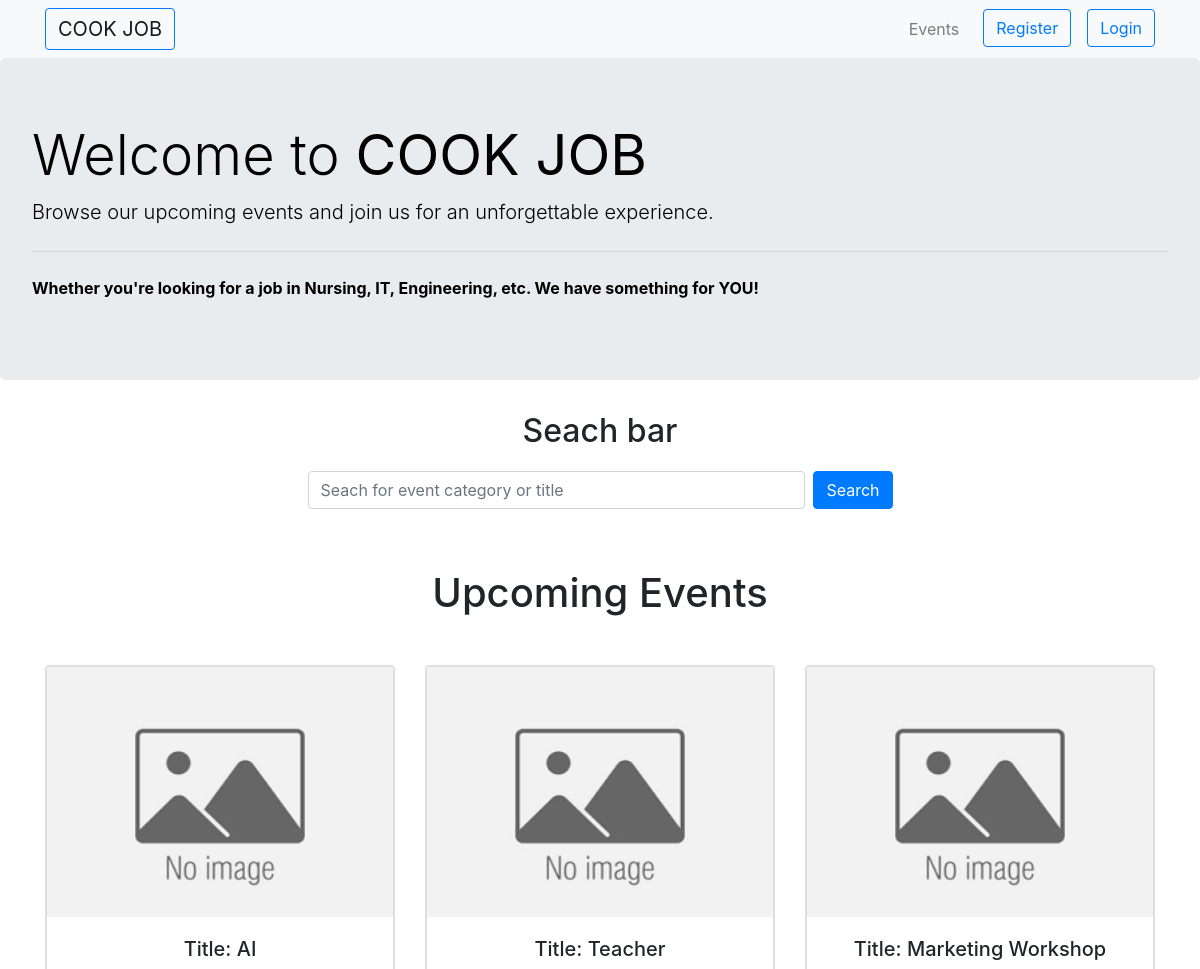
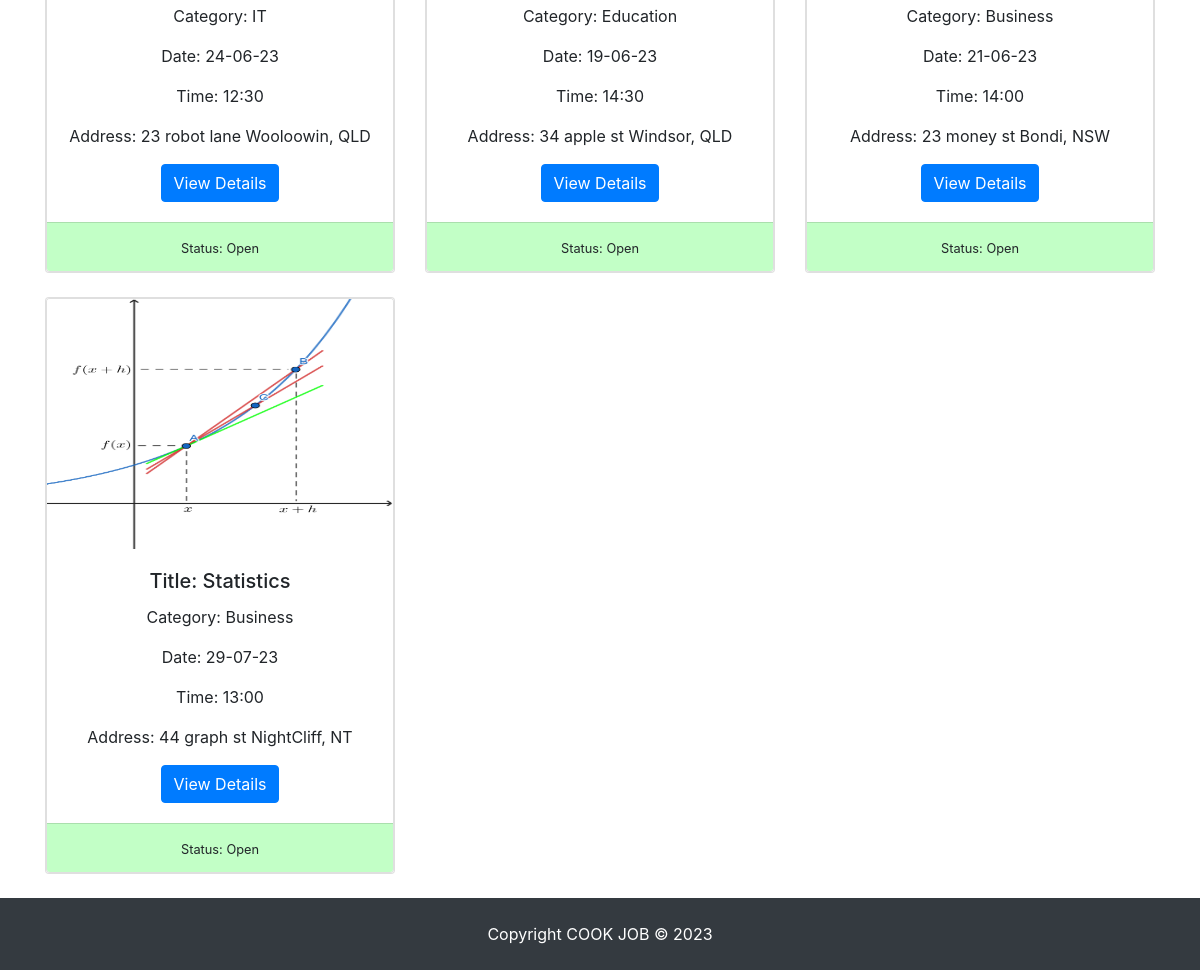
The page / on the database its author committed (2 pictures, top to bottom).
### cookjob/models.py (models this page shows, shortened)
class Event(db.Model):
    __tablename__ = 'events'
    id = db.Column(db.Integer, primary_key=True)
    user_id = db.Column(db.String(100), nullable=False)
    title = db.Column(db.String(100), nullable=False)
    description = db.Column(db.Text, nullable=False)
    date = db.Column(db.DateTime, nullable=False)
    time = db.Column(db.Time, nullable=False)
    address = db.Column(db.String(100), nullable=False)
    states = db.Column(db.String(100), nullable=False)
    image = db.Column(db.String(255))
    postgraduate = db.Column(db.Integer, nullable=False)
    student = db.Column(db.Integer, nullable=False)
    concession = db.Column(db.Integer, nullable=False)
    category = db.Column(db.String(100), nullable=False)
    status = db.Column(db.String(100), nullable=False)
    comments = db.relationship('Comment', backref='event', cascade='all, delete-orphan', lazy=True)

### main.py (the view)
@app.route('/', methods=['GET'])
def index():
    userid = session.get('userid', None)
    events = Event.query.filter(Event.status=="Open")
    return render_template('index.html', events=events, userid=userid)

### main.py (called while the page is built)
@app.after_request
def add_cache_control(response):
    response.headers['Cache-Control'] = 'no-cache, no-store, must-revalidate'
    response.headers['Pragma'] = 'no-cache'
    response.headers['Expires'] = '0'
    return response

### cookjob/templates/index.html (shortened to what this page needs)
{% extends 'base.html' %}
{% block css %}
<link rel="stylesheet" href="{{ url_for('static', filename='/index.css') }}">
{% endblock%}
{% block content %}
<body>
    <nav class="navbar navbar-expand-lg navbar-light bg-light">
        <div class="container">
            <a class="navbar-brand mr-auto btn btn-outline-primary" href="/">COOK JOB</a>
            <ul class="navbar-nav flex-row ml-auto">
                <li class="nav-item">
                    <a class="nav-link" href="/events">Events</a>
                </li>
                {% if not userid %}
                <li class="nav-item">
                    <a class="btn btn-outline-primary ml-3" href="/register">Register </a>
                </li>
                {% endif %}
                {% if not userid %}
                <li class="nav-item">
                    <a class="btn btn-outline-primary ml-3" href="/login">Login</a>
                </li>
                {% endif %}
            </ul>
        </div>
    </nav>
    <div class="jumbotron jumbotron-with-bg-image">
        <h1 class="display-4">Welcome to <b>COOK JOB</b> </h1>
        <p class="lead">Browse our upcoming events and join us for an unforgettable experience.</p>
        <hr class="my-4">
        <p><b>Whether you're looking for a job in Nursing, IT, Engineering, etc. We have something for YOU!</b></p>
    </div>
    <h2 class="center">Seach bar</h2>
    <div class="row mt-3 mb-3">
        <div class="col-md-6 offset-md-3">
            <form class="form-inline d-flex flex-nowrap" action="{{ url_for('search', events_id=events.id)}}">
                <input type="text" name="search" class="form-control flex-grow-1 my-1 mr-sm-2" id="SearchForm"
                    placeholder="Seach for event category or title">
                <button type="submit" class="flex-shrink-1 btn btn-primary my-1">Search</button>
            </form>
        </div>
    </div>
    <h1 class="center pad">Upcoming Events</h1>
    <div class="container">
        <div class="row">
            {% for event in events %}
            <div class="col-md-4">
                <div class="card mb-4 box-shadow">
                    <div class="card center">
                        {% if event.image %}
                        <img class="card-img-top" style="height:250px;"
                            src="{{ url_for('static', filename=event.image) }}" alt="Event Image">
                        {% else %}
                        <img class="card-img-top" style="height:250px;"
                            src="{{ url_for('static', filename='uploads/default_image.png') }}" alt="Default Image">
                        {% endif %}
                        <div class="card-body">
                            <h5 class="card-title">Title: {{ event.title }}</h5>
                            <p class="card-text">Category: {{ event.category }}</p>
                            <p class="card-text">Date: {{ event.date.strftime("%d-%m-%y") }}</p>
                            <p class="card-text">Time: {{ event.time.strftime("%H:%M") }}</p>
                            <p class="card-text">Address: {{ event.address }}, {{ event.states }}</p>
                            <a href="{{ url_for('event_details', event_id=event.id) }}">
                                <button type="button" class="btn btn-primary">View Details</button>
                            </a>
                        </div>
                        <div class="card-footer" id="{{ event.status }}">
                            <small>Status: {{ event.status }}</small>
                        </div>
                    </div>
                </div>
            </div>
            {% endfor %}
        </div>
    </div>
    {% endblock%}

### cookjob/static/index.css (style rules this page uses)
.jumbotron-with-bg-image { background-size: cover; background-position: center center; color: black; }
#Open { background-color: rgb(194, 255, 198); }
.center { text-align: center !important; }
.pad { padding-bottom: 40px; padding-top: 40px; outline-color: black; }

### rows shown on the page
Event: title "AI", category "IT", date "24-06-23", time "12:30", address "23 robot lane Wooloowin", states "QLD", status "Open"
Event: title "Teacher", category "Education", date "19-06-23", time "14:30", address "34 apple st Windsor", states "QLD", status "Open"
Event: title "Marketing Workshop", category "Business", date "21-06-23", time "14:00", address "23 money st Bondi", states "NSW", status "Open"
Event: image (picture), title "Statistics", category "Business", date "29-07-23", time "13:00", address "44 graph st NightCliff", states "NT", status "Open"
